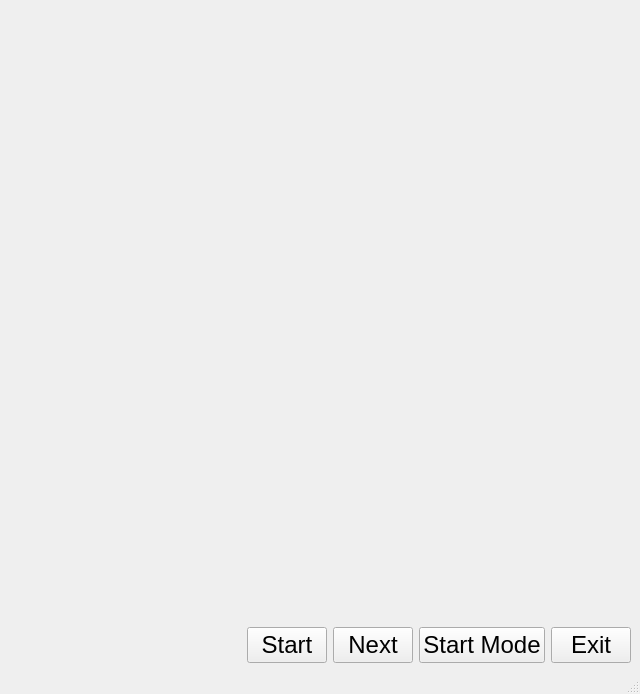
<?xml version="1.0" encoding="UTF-8"?>
<ui version="4.0">
 <class>MainWindow</class>
 <widget class="QMainWindow" name="MainWindow">
  <property name="geometry">
   <rect>
    <x>0</x>
    <y>0</y>
    <width>640</width>
    <height>694</height>
   </rect>
  </property>
  <property name="windowTitle">
   <string>MainWindow</string>
  </property>
  <widget class="QWidget" name="centralwidget">
   <layout class="QVBoxLayout" name="verticalLayout">
    <item>
     <widget class="QStackedWidget" name="widget_central">
      <property name="currentIndex">
       <number>2</number>
      </property>
      <widget class="QWidget" name="page_welcom">
       <layout class="QVBoxLayout" name="verticalLayout_3">
        <item>
         <spacer name="verticalSpacer">
          <property name="orientation">
           <enum>Qt::Vertical</enum>
          </property>
          <property name="sizeHint" stdset="0">
           <size>
            <width>20</width>
            <height>40</height>
           </size>
          </property>
         </spacer>
        </item>
        <item>
         <layout class="QHBoxLayout" name="horizontalLayout_2">
          <item>
           <spacer name="horizontalSpacer_2">
            <property name="orientation">
             <enum>Qt::Horizontal</enum>
            </property>
            <property name="sizeHint" stdset="0">
             <size>
              <width>40</width>
              <height>20</height>
             </size>
            </property>
           </spacer>
          </item>
          <item>
           <widget class="QLabel" name="label">
            <property name="font">
             <font>
              <pointsize>25</pointsize>
             </font>
            </property>
            <property name="text">
             <string>Low cost ventilator</string>
            </property>
           </widget>
          </item>
          <item>
           <spacer name="horizontalSpacer_3">
            <property name="orientation">
             <enum>Qt::Horizontal</enum>
            </property>
            <property name="sizeHint" stdset="0">
             <size>
              <width>40</width>
              <height>20</height>
             </size>
            </property>
           </spacer>
          </item>
         </layout>
        </item>
        <item>
         <layout class="QHBoxLayout" name="horizontalLayout_3">
          <item>
           <spacer name="horizontalSpacer_4">
            <property name="orientation">
             <enum>Qt::Horizontal</enum>
            </property>
            <property name="sizeHint" stdset="0">
             <size>
              <width>40</width>
              <height>20</height>
             </size>
            </property>
           </spacer>
          </item>
          <item>
           <widget class="QLabel" name="label_2">
            <property name="text">
             <string>&lt;html&gt;&lt;head/&gt;&lt;body&gt;&lt;p&gt;&lt;img src=&quot;:/images/images/lung.png&quot;/&gt;&lt;/p&gt;&lt;/body&gt;&lt;/html&gt;</string>
            </property>
           </widget>
          </item>
          <item>
           <spacer name="horizontalSpacer_5">
            <property name="orientation">
             <enum>Qt::Horizontal</enum>
            </property>
            <property name="sizeHint" stdset="0">
             <size>
              <width>40</width>
              <height>20</height>
             </size>
            </property>
           </spacer>
          </item>
         </layout>
        </item>
       </layout>
      </widget>
      <widget class="QWidget" name="page_test">
       <layout class="QVBoxLayout" name="verticalLayout_4">
        <item>
         <layout class="QVBoxLayout" name="layout_test"/>
        </item>
       </layout>
      </widget>
      <widget class="QWidget" name="page_mode">
       <layout class="QVBoxLayout" name="verticalLayout_5">
        <item>
         <layout class="QVBoxLayout" name="layout_mode"/>
        </item>
       </layout>
      </widget>
     </widget>
    </item>
    <item>
     <spacer name="verticalSpacer_2">
      <property name="orientation">
       <enum>Qt::Vertical</enum>
      </property>
      <property name="sizeHint" stdset="0">
       <size>
        <width>20</width>
        <height>40</height>
       </size>
      </property>
     </spacer>
    </item>
    <item>
     <layout class="QHBoxLayout" name="horizontalLayout">
      <property name="rightMargin">
       <number>0</number>
      </property>
      <property name="bottomMargin">
       <number>0</number>
      </property>
      <item>
       <spacer name="horizontalSpacer">
        <property name="orientation">
         <enum>Qt::Horizontal</enum>
        </property>
        <property name="sizeHint" stdset="0">
         <size>
          <width>40</width>
          <height>20</height>
         </size>
        </property>
       </spacer>
      </item>
      <item>
       <widget class="QPushButton" name="pushButton_start">
        <property name="font">
         <font>
          <pointsize>18</pointsize>
         </font>
        </property>
        <property name="text">
         <string>Start</string>
        </property>
       </widget>
      </item>
      <item>
       <widget class="QPushButton" name="pushButton_next">
        <property name="font">
         <font>
          <pointsize>18</pointsize>
         </font>
        </property>
        <property name="text">
         <string>Next</string>
        </property>
       </widget>
      </item>
      <item>
       <widget class="QPushButton" name="pushButton_startMode">
        <property name="font">
         <font>
          <pointsize>18</pointsize>
         </font>
        </property>
        <property name="text">
         <string>Start Mode</string>
        </property>
       </widget>
      </item>
      <item>
       <widget class="QPushButton" name="pushButton_exit">
        <property name="font">
         <font>
          <pointsize>18</pointsize>
         </font>
        </property>
        <property name="text">
         <string>Exit</string>
        </property>
       </widget>
      </item>
     </layout>
    </item>
   </layout>
  </widget>
  <widget class="QStatusBar" name="statusbar"/>
 </widget>
 <resources>
  <include location="ressourceimages.qrc"/>
 </resources>
 <connections/>
</ui>
